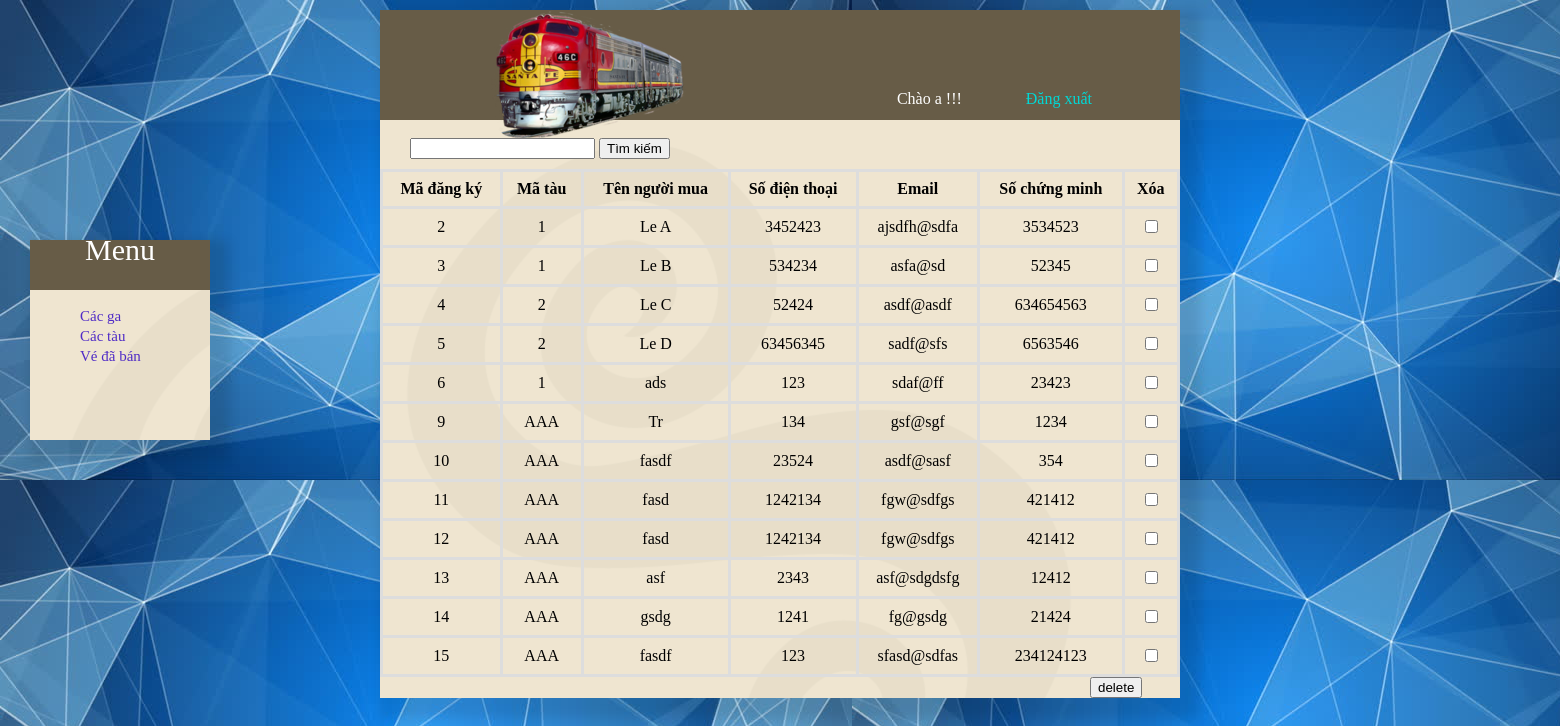
/Controller/AdminVeController.php (signed in), run on the app's committed database.
### tables this page shows
CREATE TABLE `dangkive` (
  `maDangKi` int(11) NOT NULL,
  `maTau` varchar(100) NOT NULL,
  `tenNguoiMua` varchar(100) NOT NULL,
  `soDienThoai` varchar(100) NOT NULL,
  `email` varchar(100) NOT NULL,
  `soChungMinh` varchar(100) NOT NULL
);

### Controller/AdminVeController.php (called while the page is built, shortened)
<?php
	if(!isset($_SESSION["userLogin"])){
		header("Location:../index.php");
	}else{
		include_once("../Model/Model_DangKiVe.php");
		$veModel= new Model_DangKiVe();
		$listGa=$veModel->danhSachVe();
	}
	include_once("../View/Admin/View_Ve.php");
?>

### Model/Model_Chung.php (called while the page is built, shortened)
<?php
	class Model_Chung{
		public function __construct(){
			$this->link=mysqli_connect("localhost","root","") or die("loi ket noi");
		}
	}
?>

### Model/Model_DangKiVe.php (called while the page is built, shortened)
<?php
include_once("Model_Chung.php");
class Model_DangKiVe extends Model_Chung{
	public function danhSachVe(){
		$sql= "SELECT * from dangkive";
		return mysqli_query($this->link,$sql);
	}
}
?>

### View/Admin/View_Ve.php (the view, shortened to what this page needs)
<!DOCTYPE html>
<html>
<head>
	<link rel="stylesheet" type="text/css" href="../View/css/Layout.css">
</head>
<body>
	<?php include_once("../View/Share/View_Header.php");?>
	<?php include_once("../View/Share/View_Menu.php");?>
<div style="margin-left: 30px;">
	<form id="search">
		<input type="text" id="input">
		<button type="button" onclick="search()">Tìm kiếm </button>
	</form>
</div>
	<form method="post" action="AdminVeController.php">
	<div id="tableGa">
		<table id="sv">
			<thead>
			<tr>
				<th>Mã đăng ký</th>
				<th>Mã tàu</th>
				<th>Tên người mua</th>
				<th>Số điện thoại</th>
				<th>Email</th>
				<th>Số chứng minh</th>
				<th>Xóa</th>
			</tr>
			</thead>
			<?php
				while($row=mysqli_fetch_array($listGa)){
					echo "<tr>";
					echo "<td >".$row[0]."</td>";
					echo "<td >".$row[1]."</td>";
					echo "<td >".$row[2]."</td>";
					echo "<td >".$row[3]."</td>";
					echo "<td >".$row[4]."</td>";
					echo "<td >".$row[5]."</td>";
					 echo  "<td> <input type='checkbox' name='del[]' value='".$row[0]."'></td>";
					echo "</tr>";
				}
			?>
		</table>
		<span style="margin: 710px; padding-top: 30px"><input type="submit" name="buttonDel" value="delete" onclick=" return confirm('Chắc chắn muốn xóa?')"></span>
	</div>
</form>
	<?php include_once("../View/Share/View_Footer.php");?>
</body>
</html>

### View/css/Layout.css (style rules this page uses)
body { background: url(../images/background3.jpg) top left; }
table,td,th { border:groove black 2px; border: 3px solid #ddd; padding: 8px; }
table { border-collapse: collapse; }
td { text-align: center; }
#main #tableGa #sv { top:50px; left: 0px; width: 100%; margin-top: 10px; }

### data on the page
dangkive: maDangKi "2", maTau "1", tenNguoiMua "Le A", soDienThoai "3452423", email "ajsdfh@sdfa", soChungMinh "3534523"
dangkive: maDangKi "3", maTau "1", tenNguoiMua "Le B", soDienThoai "534234", email "asfa@sd", soChungMinh "52345"
dangkive: maDangKi "4", maTau "2", tenNguoiMua "Le C", soDienThoai "52424", email "asdf@asdf", soChungMinh "634654563"
dangkive: maDangKi "5", maTau "2", tenNguoiMua "Le D", soDienThoai "63456345", email "sadf@sfs", soChungMinh "6563546"
dangkive: maDangKi "6", maTau "1", tenNguoiMua "ads", soDienThoai "123", email "sdaf@ff", soChungMinh "23423"
dangkive: maDangKi "9", maTau "AAA", tenNguoiMua "Tr", soDienThoai "134", email "gsf@sgf", soChungMinh "1234"
dangkive: maDangKi "10", maTau "AAA", tenNguoiMua "fasdf", soDienThoai "23524", email "asdf@sasf", soChungMinh "354"
dangkive: maDangKi "11", maTau "AAA", tenNguoiMua "fasd", soDienThoai "1242134", email "fgw@sdfgs", soChungMinh "421412"
dangkive: maDangKi "12", maTau "AAA", tenNguoiMua "fasd", soDienThoai "1242134", email "fgw@sdfgs", soChungMinh "421412"
dangkive: maDangKi "13", maTau "AAA", tenNguoiMua "asf", soDienThoai "2343", email "asf@sdgdsfg", soChungMinh "12412"
dangkive: maDangKi "14", maTau "AAA", tenNguoiMua "gsdg", soDienThoai "1241", email "fg@gsdg", soChungMinh "21424"
dangkive: maDangKi "15", maTau "AAA", tenNguoiMua "fasdf", soDienThoai "123", email "sfasd@sdfas", soChungMinh "234124123"

### other printed values
$username "a"
